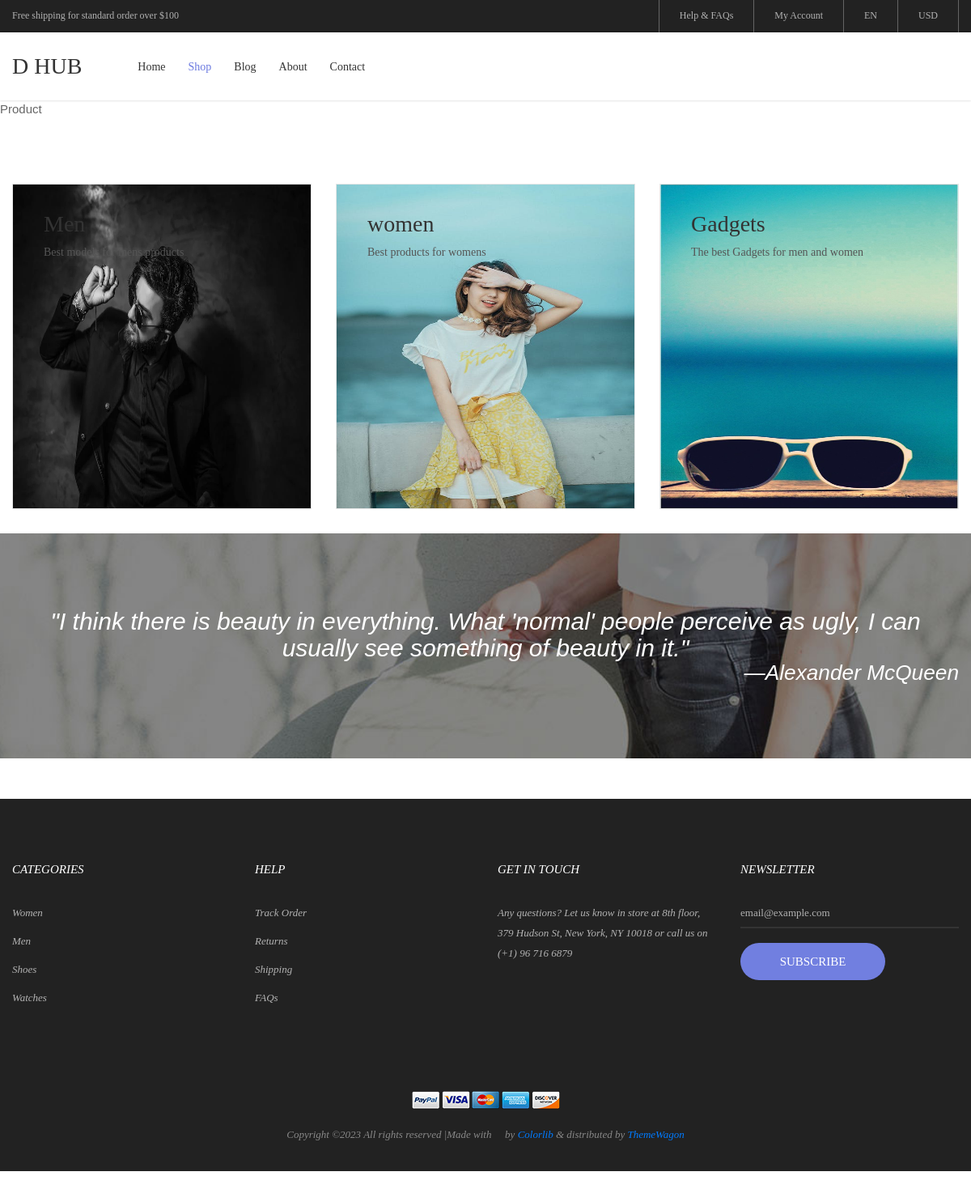
The page /frontapp/shoppage/ on the database its author committed.
### backapp/models.py (models this page shows)
class categorydb(models.Model):
    NAME = models.CharField(max_length=100, null=True, blank=True)
    DISCRIPTION = models.CharField(max_length=100, null=True, blank=True)
    IMAGE = models.ImageField(upload_to="profile")

### frontapp/views.py (the view)
# urls.py: path('shoppage/',views.shoppage,name="shoppage"),
def shoppage(req):
    da=categorydb.objects.all()
    return render(req,"shop.html",{'da':da})

### frontapp/templates/shop.html (shortened to what this page needs)
<!DOCTYPE html>
{% load static %}
<html lang="en">
<head>
	<link rel="stylesheet" type="text/css" href="{% static 'vendor/bootstrap/css/bootstrap.min.css' %}">
	<link rel="stylesheet" type="text/css" href="{% static 'fonts/font-awesome-4.7.0/css/font-awesome.min.css' %}">
	<link rel="stylesheet" type="text/css" href="{% static 'fonts/iconic/css/material-design-iconic-font.min.css' %}">
	<link rel="stylesheet" type="text/css" href="{% static 'fonts/linearicons-v1.0.0/icon-font.min.css' %}">
	<link rel="stylesheet" type="text/css" href="{% static 'vendor/animate/animate.css' %}">
	<link rel="stylesheet" type="text/css" href="{% static 'vendor/css-hamburgers/hamburgers.min.css' %}">
	<link rel="stylesheet" type="text/css" href="{% static 'vendor/animsition/css/animsition.min.css' %}">
	<link rel="stylesheet" type="text/css" href="{% static 'vendor/select2/select2.min.css' %}">
	<link rel="stylesheet" type="text/css" href="{% static 'vendor/daterangepicker/daterangepicker.css' %}">
	<link rel="stylesheet" type="text/css" href="{% static 'vendor/slick/slick.css' %}">
	<link rel="stylesheet" type="text/css" href="{% static 'vendor/MagnificPopup/magnific-popup.css' %}">
	<link rel="stylesheet" type="text/css" href="{% static 'vendor/perfect-scrollbar/perfect-scrollbar.css' %}">
	<link rel="stylesheet" type="text/css" href="{% static 'css/util.css' %}">
	<link rel="stylesheet" type="text/css" href="{% static 'css/main.css' %}">
</head>
<body class="animsition">
	<header class="header-v4">
		<div class="container-menu-desktop">
			<div class="top-bar">
				<div class="content-topbar flex-sb-m h-full container">
					<div class="left-top-bar">
						Free shipping for standard order over $100
					</div>
					<div class="right-top-bar flex-w h-full">
						<a href="#" class="flex-c-m trans-04 p-lr-25">
							Help & FAQs
						</a>
						<a href="#" class="flex-c-m trans-04 p-lr-25">
							My Account
						</a>
						<a href="#" class="flex-c-m trans-04 p-lr-25">
							EN
						</a>
						<a href="#" class="flex-c-m trans-04 p-lr-25">
							USD
						</a>
					</div>
				</div>
			</div>
			<div class="wrap-menu-desktop how-shadow1">
				<nav class="limiter-menu-desktop container">
						<a href="#" class="logo">
						<h5 class="ltext-101 cl2 respon2">
							D HUB
						</h5>
					</a>
					<div class="menu-desktop">
						<ul class="main-menu">
							<li>
								<a href="{% url 'homepage' %}">Home</a>
							</li>
							<li class="active-menu">
								<a href="{% url 'shoppage' %}">Shop</a>
							</li>
							<li>
								<a href="{% url 'blogpagee' %}">Blog</a>
							</li>
							<li>
								<a href="{% url 'aboutuspage' %}">About</a>
							</li>
							<li>
								<a href="{% url 'contactpage' %}">Contact</a>
							</li>
						</ul>
					</div>
				</nav>
			</div>
		</div>
	</header>
	 Product
	<div class="sec-banner bg0 p-t-80 p-b-50">
		<div class="container">
			<div class="row">
				{% for d in da %}
				<div class="col-md-6 col-xl-4 p-b-30 m-lr-auto">
					<div class="block1 wrap-pic-w">
						<img src="{{ d.IMAGE.url }}" alt="IMG-BANNER" height="400" width="220">
						<a href="{% url 'prod'  itemcatg=d.NAME %}" class="block1-txt ab-t-l s-full flex-col-l-sb p-lr-38 p-tb-34 trans-03 respon3">
							<div class="block1-txt-child1 flex-col-l">
								<span class="block1-name ltext-102 trans-04 p-b-8">
									{{ d.NAME }}
								</span>
								<span class="block1-info stext-102 trans-04">
									{{ d.DISCRIPTION }}
								</span>
							</div>
						</a>
					</div>
				</div>
				{% endfor %}
			</div></div>
		<div>
		<section class="bg-img1 txt-center p-lr-15 p-tb-92" style="background-image: url(/static/images/bg-01.jpg);">
		<p><h2 class=" cl0 txt-center">
			<i>"I think there is beauty in everything. What 'normal' people perceive as ugly, I can usually see something of beauty in it."</h2></p>
			<h3 class=" cl0 txt-right"><i>—Alexander McQueen</i></h3>
		</section></div></div>
	<footer class="bg3 p-t-75 p-b-32">
		<div class="container">
			<div class="row">
				<div class="col-sm-6 col-lg-3 p-b-50">
					<h4 class="stext-301 cl0 p-b-30">
						Categories
					</h4>
					<ul>
						<li class="p-b-10">
							<a href="#" class="stext-107 cl7 hov-cl1 trans-04">
								Women
							</a>
						</li>
						<li class="p-b-10">
							<a href="#" class="stext-107 cl7 hov-cl1 trans-04">
								Men
							</a>
						</li>
						<li class="p-b-10">
							<a href="#" class="stext-107 cl7 hov-cl1 trans-04">
								Shoes
							</a>
						</li>
						<li class="p-b-10">
							<a href="#" class="stext-107 cl7 hov-cl1 trans-04">
								Watches
							</a>
						</li>
					</ul>
				</div>
				<div class="col-sm-6 col-lg-3 p-b-50">
					<h4 class="stext-301 cl0 p-b-30">
						Help
					</h4>
					<ul>
						<li class="p-b-10">
							<a href="#" class="stext-107 cl7 hov-cl1 trans-04">
								Track Order
							</a>
						</li>
						<li class="p-b-10">
							<a href="#" class="stext-107 cl7 hov-cl1 trans-04">
								Returns
							</a>
						</li>
						<li class="p-b-10">
							<a href="#" class="stext-107 cl7 hov-cl1 trans-04">
								Shipping
							</a>
						</li>
						<li class="p-b-10">
							<a href="#" class="stext-107 cl7 hov-cl1 trans-04">
								FAQs
							</a>
						</li>
					</ul>
				</div>
				<div class="col-sm-6 col-lg-3 p-b-50">
					<h4 class="stext-301 cl0 p-b-30">
						GET IN TOUCH
					</h4>
					<p class="stext-107 cl7 size-201">
						Any questions? Let us know in store at 8th floor, 379 Hudson St, New York, NY 10018 or call us on (+1) 96 716 6879
					</p>
					<div class="p-t-27">
						<a href="#" class="fs-18 cl7 hov-cl1 trans-04 m-r-16">
							<i class="fa fa-facebook"></i>
						</a>
						<a href="#" class="fs-18 cl7 hov-cl1 trans-04 m-r-16">
							<i class="fa fa-instagram"></i>
						</a>
						<a href="#" class="fs-18 cl7 hov-cl1 trans-04 m-r-16">
							<i class="fa fa-pinterest-p"></i>
						</a>
					</div>
				</div>
				<div class="col-sm-6 col-lg-3 p-b-50">
					<h4 class="stext-301 cl0 p-b-30">
						Newsletter
					</h4>
					<form>
						<div class="wrap-input1 w-full p-b-4">
							<input class="input1 bg-none plh1 stext-107 cl7" type="text" name="email" placeholder="email@example.com">
						</div>
						<div class="p-t-18">
							<button class="flex-c-m stext-101 cl0 size-103 bg1 bor1 hov-btn2 p-lr-15 trans-04">
								Subscribe
							</button>
						</div>
					</form>
				</div>
			</div>
			<div class="p-t-40">
				<div class="flex-c-m flex-w p-b-18">
					<a href="#" class="m-all-1">
						<img src="{% static 'images/icons/icon-pay-01.png' %}" alt="ICON-PAY">
					</a>
					<a href="#" class="m-all-1">
						<img src="{% static 'images/icons/icon-pay-02.png' %}" alt="ICON-PAY">
					</a>
					<a href="#" class="m-all-1">
						<img src="{% static 'images/icons/icon-pay-03.png' %}" alt="ICON-PAY">
					</a>
					<a href="#" class="m-all-1">
						<img src="{% static 'images/icons/icon-pay-04.png' %}" alt="ICON-PAY">
					</a>
					<a href="#" class="m-all-1">
						<img src="{% static 'images/icons/icon-pay-05.png' %}" alt="ICON-PAY">
					</a>
				</div>
				<p class="stext-107 cl6 txt-center">
Copyright &copy;<script>document.write(new Date().getFullYear());</script> All rights reserved |Made with <i class="fa fa-heart-o" aria-hidden="true"></i> by <a href="https://colorlib.com" target="_blank">Colorlib</a> &amp; distributed by <a href="https://themewagon.com" target="_blank">ThemeWagon</a>
				</p>
			</div>
		</div>
	</footer>
</body>
</html>

### frontapp/static/css/main.css (style rules this page uses)
.container { max-width: 1380px; }
@media (max-width: 1600px) { .container { max-width: 1200px; } }
.container-menu-desktop { height: auto; width: 100%; position: relative; -webkit-transition: all 0.3s; -o-transition: all 0.3s; -moz-transition: all 0.3s; transition: all 0.3s; }
.header-v4 .container-menu-desktop { height: 124px; }
.top-bar { height: 40px; background-color: #222; }
.left-top-bar { font-family: Poppins-Regular; font-size: 12px; line-height: 1.8; color: #b2b2b2; }
.right-top-bar a { font-family: Poppins-Regular; font-size: 12px; line-height: 1.8; height: 100%; color: #b2b2b2; border-right: 1px solid rgba(255,255,255,0.3); }
.right-top-bar a:first-child { border-left: 1px solid rgba(255,255,255,0.3); }
.wrap-menu-desktop { position: fixed; z-index: 1100; background-color: transparent; width: 100%; height: 84px; top: 40px; left: 0px; -webkit-transition: height 0.3s, background-color 0.3s; -o-transition: height 0.3s, background-color 0.3s; -moz-transition: height 0.3s, background-color 0.3s; transition: height 0.3s, background-color 0.3s; }
.header-v4 .wrap-menu-desktop { background-color: #fff; }
.limiter-menu-desktop { height: 100%; display: -webkit-box; display: -webkit-flex; display: -moz-box; display: -ms-flexbox; display: flex; align-items: center; background-color: transparent; }
.logo { display: -webkit-box; display: -webkit-flex; display: -moz-box; display: -ms-flexbox; display: flex; align-items: center; height: 65%; margin-right: 55px; }
.menu-desktop { display: -webkit-box; display: -webkit-flex; display: -moz-box; display: -ms-flexbox; display: flex; align-items: center; height: 100%; }
.main-menu { list-style-type: none; margin: 0; display: -webkit-box; display: -webkit-flex; display: -moz-box; display: -ms-flexbox; display: flex; align-items: center; }
.main-menu > li { display: block; position: relative; padding: 20px 10px 20px 0px; margin: 0px 4px 0px 14px; }
.main-menu > li > a { font-family: Poppins-Medium; font-size: 14px; color: #333; padding: 5px 0px; transition: all 0.4s; -webkit-transition: all 0.4s; -o-transition: all 0.4s; -moz-transition: all 0.4s; }
.main-menu > li.active-menu > a { color: #6c7ae0; }
.block1 { position: relative; border: 1px solid #e6e6e6; }
.block1-txt { background-color: rgba(103,117,214,0.0); }
.block1-name { color: #333; }
.block1-info { color: #555; }
.cl0 { color: #fff; }
.cl2 { color: #333; }
.cl6 { color: #888; }
.cl7 { color: #b2b2b2; }
.stext-101 { font-family: Poppins-Medium; font-size: 15px; line-height: 1.466667; text-transform: uppercase; }
.stext-102 { font-family: Poppins-Regular; font-size: 14px; line-height: 1.7; }
.stext-107 { font-family: Poppins-Regular; font-size: 13px; line-height: 1.923; }
.stext-301 { font-family: Montserrat-Bold; font-size: 15px; line-height: 1.6; text-transform: uppercase; }
.ltext-101 { font-family: Poppins-Regular; font-size: 28px; line-height: 1.2857; }
.ltext-102 { font-family: Poppins-Bold; font-size: 28px; line-height: 1.1; }
.size-103 { min-width: 179px; height: 46px; }
.size-201 { max-width: 270px; }
.bg-none { background-color: transparent; }
.bg0 { background-color: #fff; }
.bg1 { background-color: #717fe0; }
.bg3 { background-color: #222; }
.bg-img1 { background-size: cover; background-position: center center; background-repeat: no-repeat; }
.bor1 { border-radius: 23px; }
.wrap-input1 { position: relative; border-bottom: 2px solid rgba(204,204,204, 0.1); }
.input1 { background-color: transparent; width: 100%; }
.how-shadow1 { box-shadow: 0 0px 3px 0px rgba(0,0,0,0.2); -moz-box-shadow: 0 0px 3px 0px rgba(0,0,0,0.2); -webkit-box-shadow: 0 0px 3px 0px rgba(0,0,0,0.2); -o-box-shadow: 0 0px 3px 0px rgba(0,0,0,0.2); -ms-box-shadow: 0 0px 3px 0px rgba(0,0,0,0.2); }

### rows shown on the page
categorydb: IMAGE (picture), NAME "Men", DISCRIPTION "Best models for mens products"
categorydb: IMAGE (picture), NAME "women", DISCRIPTION "Best products for womens"
categorydb: IMAGE (picture), NAME "Gadgets", DISCRIPTION "The best Gadgets for men and women"
